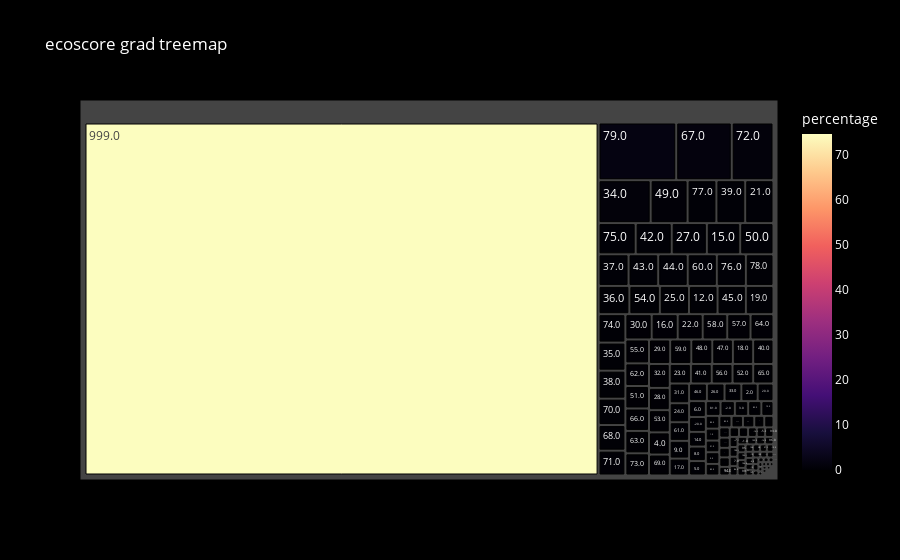

Notebook source saved alongside this figure:
### Code cell
df = pd.DataFrame(data_graph_ecoscore_grad)
fig = px.treemap(df, path=['ecoscore_grad'], values='percentage',
                 color='percentage', color_continuous_scale='Magma',
                 title='ecoscore grad treemap')
fig.update_layout(
    paper_bgcolor='black',  
    plot_bgcolor='black',   
    font_color='white'      
)
fig.show()

### Figure 1 — Plotly figure (JSON) as saved in the notebook; plotly's stock layout.template omitted (floating-point values rounded to 4 significant figures; data arrays with more than 128 entries replaced by an {"elided": "..."} marker saying what was removed)
{"data": [{"branchvalues": "total", "customdata": {"elided": "156x1 float values"}, "domain": {"x": [0, 1], "y": [0, 1]}, "hovertemplate": "labels=%{label}<br>percentage_sum=%{value}<br>parent=%{parent}<br>id=%{id}<br>percentage=%{color}<extra></extra>", "ids": {"elided": "156 str values"}, "labels": {"elided": "156 str values"}, "marker": {"coloraxis": "coloraxis", "colors": {"elided": "156 float values"}}, "name": "", "parents": {"elided": "156 str values"}, "type": "treemap", "values": {"elided": "156 float values"}}], "layout": {"coloraxis": {"colorbar": {"title": {"text": "percentage"}}, "colorscale": [[0, "#000004"], [0.1111, "#180f3d"], [0.2222, "#440f76"], [0.3333, "#721f81"], [0.4444, "#9e2f7f"], [0.5556, "#cd4071"], [0.6667, "#f1605d"], [0.7778, "#fd9668"], [0.8889, "#feca8d"], [1, "#fcfdbf"]]}, "font": {"color": "white"}, "legend": {"tracegroupgap": 0}, "paper_bgcolor": "black", "plot_bgcolor": "black", "title": {"text": "ecoscore grad treemap"}}}
